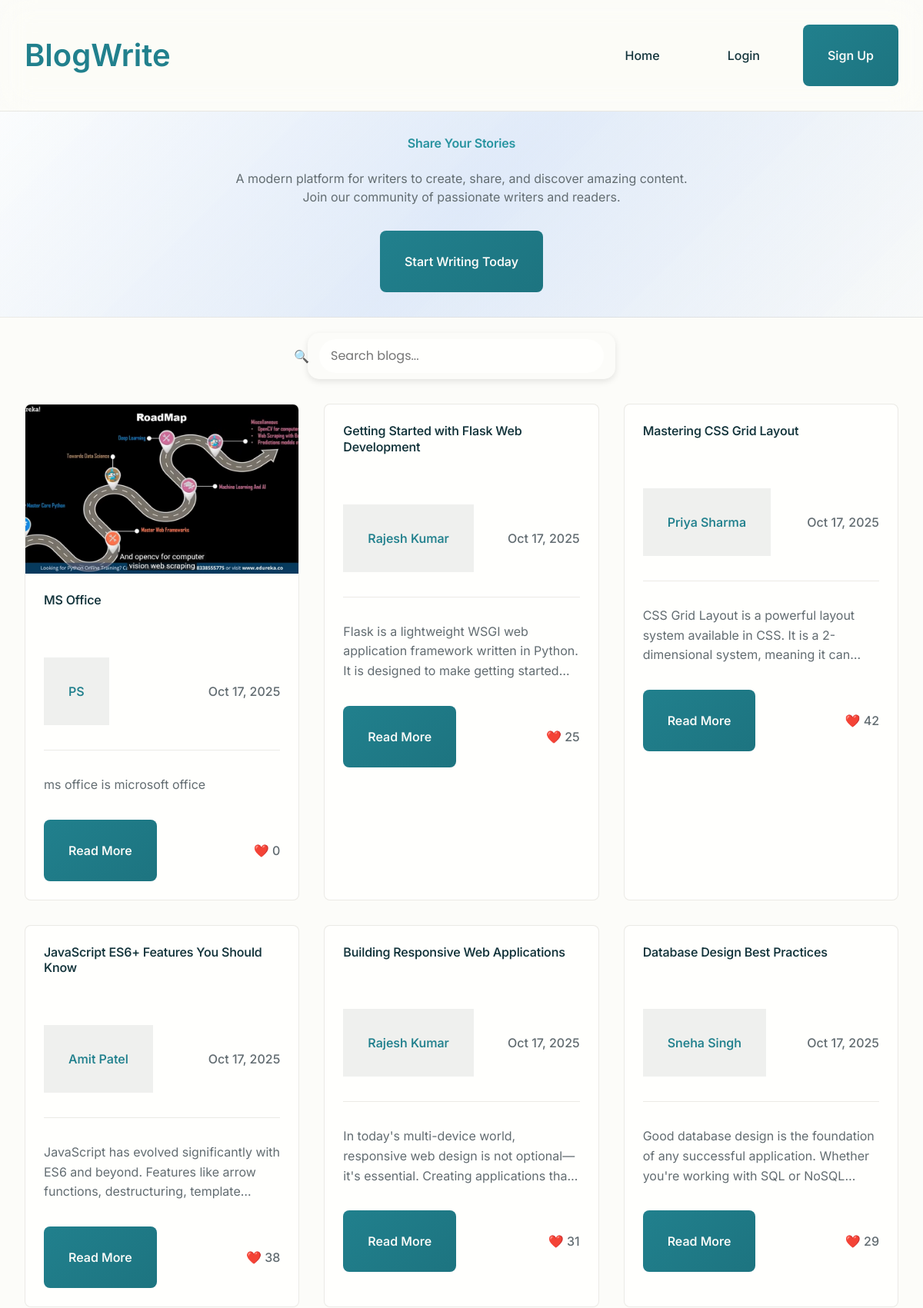
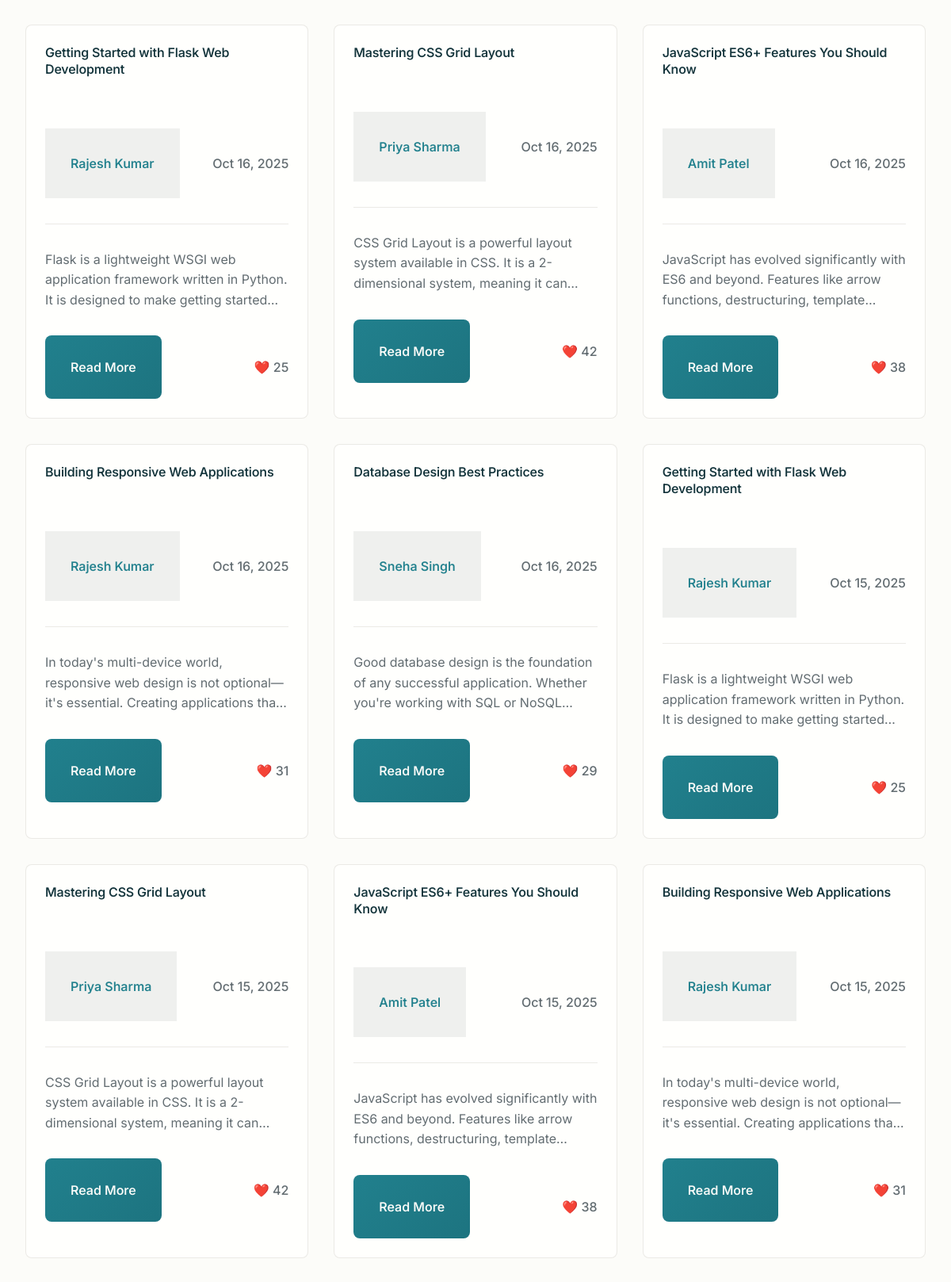
The page / (upper part) on the database its author committed (2 pictures, top to bottom).
### tables this page shows
CREATE TABLE blogs (
            id INTEGER PRIMARY KEY AUTOINCREMENT,
            title TEXT NOT NULL,
            content TEXT NOT NULL,
            image_path TEXT,
            author_id INTEGER NOT NULL,
            created_at TIMESTAMP DEFAULT CURRENT_TIMESTAMP,
            updated_at TIMESTAMP DEFAULT CURRENT_TIMESTAMP,
            likes INTEGER DEFAULT 0,
            FOREIGN KEY (author_id) REFERENCES users (id)
        );

CREATE TABLE users (
            id INTEGER PRIMARY KEY AUTOINCREMENT,
            name TEXT NOT NULL,
            email TEXT UNIQUE NOT NULL,
            password TEXT NOT NULL,
            created_at TIMESTAMP DEFAULT CURRENT_TIMESTAMP
        );

### app.py (the view)
@app.route('/')
def index():
    conn = get_db_connection()
    blogs = conn.execute("""
        SELECT b.*, u.name as author_name
        FROM blogs b
        JOIN users u ON b.author_id = u.id
        ORDER BY b.created_at DESC
    """).fetchall()
    conn.close()
    return render_template('index.html', blogs=blogs)

### app.py (called while the page is built)
def get_db_connection():
    conn = sqlite3.connect('instance/blog_database.db')
    conn.row_factory = sqlite3.Row
    return conn

@app.template_filter('format_date_short')
def format_date_short(date_str):
    try:
        if isinstance(date_str, str):
            dt = datetime.fromisoformat(date_str.replace('Z', ''))
        else:
            dt = date_str
        return dt.strftime('%b %d, %Y')
    except:
        return str(date_str)

@app.context_processor
def inject_current_year():
    return {'current_year': datetime.now().year}

### templates/index.html (shortened to what this page needs)
{% extends "base.html" %}
{% block content %}
<section class="hero">
    <div class="container">
        <h1>Share Your Stories</h1>
        <p>A modern platform for writers to create, share, and discover amazing content. Join our community of passionate writers and readers.</p>
        {% if not session.user_id %}
            <a href="{{ url_for('signup') }}" class="btn btn-lg">Start Writing Today</a>
        {% else %}
            <a href="{{ url_for('write_blog') }}" class="btn btn-lg">Write New Blog</a>
        {% endif %}
    </div>
</section>
<section class="container">
    <div class="search-container">
        <form method="GET" action="{{ url_for('search') }}" class="search-form">
            <input type="text" name="q" placeholder="Search blogs..." class="search-input form-control"
                   value="{{ request.args.get('q', '') }}">
            <span class="search-icon">🔍</span>
        </form>
    </div>
</section>
<section class="container">
    {% if blogs %}
        <div class="blog-grid">
            {% for blog in blogs %}
                <article class="blog-card">
                    {% if blog.image_path %}
                        <img src="{{ url_for('static', filename=blog.image_path) }}" alt="{{ blog.title }}" loading="lazy">
                    {% endif %}
                    <div class="blog-card-content">
                        <h3>{{ blog.title }}</h3>
                        <div class="blog-meta">
                            <span class="blog-author">{{ blog.author_name }}</span>
                            <span class="blog-date">{{ blog.created_at|format_date_short }}</span>
                        </div>
                        <p>{{ blog.content[:150] }}{% if blog.content|length > 150 %}...{% endif %}</p>
                        <div class="d-flex justify-between align-center">
                            <a href="{{ url_for('view_blog', id=blog.id) }}" class="btn btn-sm">Read More</a>
                            <div class="blog-stats">
                                {% if session.user_id %}
                                    <button class="like-btn" data-blog-id="{{ blog.id }}">
                                        ❤️ <span class="like-count">{{ blog.likes }}</span>
                                    </button>
                                {% else %}
                                    <span class="like-count">❤️ {{ blog.likes }}</span>
                                {% endif %}
                            </div>
                        </div>
                    </div>
                </article>
            {% endfor %}
        </div>
    {% endif %}
</section>
{% endblock %}

### rows shown on the page
blogs: image_path (picture), title "MS Office", author_name "PS", created_at "Oct 17, 2025", content "ms office is microsoft office", likes "0"
blogs: title "Getting Started with Flask Web Development", author_name "Rajesh Kumar", created_at "Oct 17, 2025", content "Flask is a lightweight WSGI web application framework written in Python. It is designed to make getting…", likes "25"
blogs: title "Mastering CSS Grid Layout", author_name "Priya Sharma", created_at "Oct 17, 2025", content "CSS Grid Layout is a powerful layout system available in CSS. It is a 2-dimensional system, meaning it…", likes "42"
blogs: title "JavaScript ES6+ Features You Should Know", author_name "Amit Patel", created_at "Oct 17, 2025", content "JavaScript has evolved significantly with ES6 and beyond. Features like arrow functions, destructuring,…", likes "38"
blogs: title "Building Responsive Web Applications", author_name "Rajesh Kumar", created_at "Oct 17, 2025", content "In today's multi-device world, responsive web design is not optional—it's essential. Creating applications…", likes "31"
blogs: title "Database Design Best Practices", author_name "Sneha Singh", created_at "Oct 17, 2025", content "Good database design is the foundation of any successful application. Whether you're working with SQL or…", likes "29"
blogs: title "Getting Started with Flask Web Development", author_name "Rajesh Kumar", created_at "Oct 16, 2025", content "Flask is a lightweight WSGI web application framework written in Python. It is designed to make getting…", likes "25"
blogs: title "Mastering CSS Grid Layout", author_name "Priya Sharma", created_at "Oct 16, 2025", content "CSS Grid Layout is a powerful layout system available in CSS. It is a 2-dimensional system, meaning it…", likes "42"
blogs: title "JavaScript ES6+ Features You Should Know", author_name "Amit Patel", created_at "Oct 16, 2025", content "JavaScript has evolved significantly with ES6 and beyond. Features like arrow functions, destructuring,…", likes "38"
blogs: title "Building Responsive Web Applications", author_name "Rajesh Kumar", created_at "Oct 16, 2025", content "In today's multi-device world, responsive web design is not optional—it's essential. Creating applications…", likes "31"
blogs: title "Database Design Best Practices", author_name "Sneha Singh", created_at "Oct 16, 2025", content "Good database design is the foundation of any successful application. Whether you're working with SQL or…", likes "29"
blogs: title "Getting Started with Flask Web Development", author_name "Rajesh Kumar", created_at "Oct 15, 2025", content "Flask is a lightweight WSGI web application framework written in Python. It is designed to make getting…", likes "25"
blogs: title "Mastering CSS Grid Layout", author_name "Priya Sharma", created_at "Oct 15, 2025", content "CSS Grid Layout is a powerful layout system available in CSS. It is a 2-dimensional system, meaning it…", likes "42"
blogs: title "JavaScript ES6+ Features You Should Know", author_name "Amit Patel", created_at "Oct 15, 2025", content "JavaScript has evolved significantly with ES6 and beyond. Features like arrow functions, destructuring,…", likes "38"
blogs: title "Building Responsive Web Applications", author_name "Rajesh Kumar", created_at "Oct 15, 2025", content "In today's multi-device world, responsive web design is not optional—it's essential. Creating applications…", likes "31"
